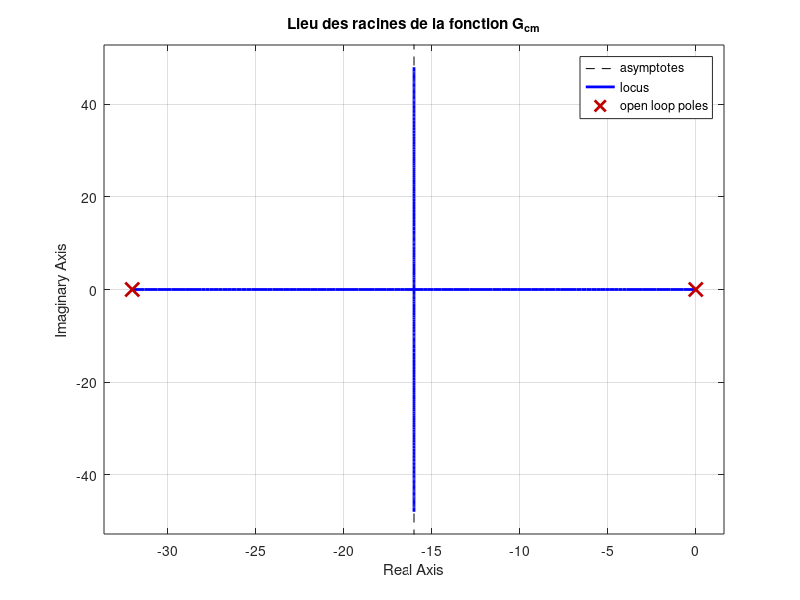

Here is the MATLAB script that generated this plot: (Note: this script raises an error after producing the figure.)
%% SI Conception de la boucle interne 
clear all; clc;close all;
load("data_1v_4-09_100hz.mat", "Vm", "servo", "omega_c", "tsimu");
%Variables
ms  = 0.064;
Js  = 4.129e-6;
rs  = 0.0127;
g   = 9.81;
km  = 0.0076776;
kt  = 0.0076830;
nm  = 0.69;
Jm  = 3.9001e-7;
Jeq = 0.0017728; % Jeq = Jm + N^2*Jc
ng  = 0.9;
Kg  = 70;
rarm = 0.0254;
L   = 0.4254;
N = ng*Kg;

% Valeur tirer de SC
Rm = 3.6267;
Beq = 0.0073;

% FT de Gcm(s) theta_c/Vm;
numGcm = [Kg*ng*nm*kt]; % Kg*ng = N
denGcm = [Rm*Jeq (Rm*Beq + nm*kt*km*(Kg.^2)*ng) 0];
Gcm = tf(numGcm, denGcm);

% Ft de Gcm(s) standard
numGcm_st = [Kg*ng*nm*kt./(Rm*Jeq)];
denGcm_st = [1 (Rm*Beq + nm*kt*km*(Kg.^2)*ng)./(Rm*Jeq) 0./(Rm*Jeq)];
Gcm_st = tf(numGcm_st, denGcm_st);


% % Lieu des racines SI-1 (à garder en commentaire si pas utiliser)
figure(1) 
rlocus(Gcm) 
title('Lieu des racines de la fonction G_c_m')

%SI-2 a)
Kcrit = 4.94;
%SI-2 b)
ts_b = 4/16; %Valeur 16 = -zeta*wn pris appartir du rlocus 
%SI-2 c)
% À partir de la règle 7 Rlocus a la main
ts_c = 4./(16.019); % valeur calculé papier 


%SI-2 d)
Gcm_BF = feedback(Kcrit*Gcm,1);
denGcm_BF = [Gcm_BF.Denominator{1, 1}(1) Gcm_BF.Denominator{1, 1}(2) Gcm_BF.Denominator{1, 1}(3)]/Gcm_BF.Denominator{1, 1}(1);
numGcm_BF = Gcm_BF.Numerator{1, 1}(3)/Gcm_BF.Denominator{1, 1}(1);

tf_ = tf(numGcm_BF,denGcm_BF);

wn = sqrt(denGcm_BF(3));
zeta = denGcm_BF(2)/(2*wn);
ts_d = 4/wn*zeta;

%SI-2 F)
i = (Kcrit:0.1:100);
p_ts_cst = rlocus(Gcm,i);
phi = pi - angle(p_ts_cst(1,:));
Mp = 100*exp(-pi./tan(phi));

figure(2)
plot(phi,Mp)
title('MP-phi pour gain avec ts identique')
xlabel('phi (rad)')
ylabel('MP(%)')

%SI-3
Kint_Rac = 7.72; % trouver avec rlocus à damping = 0.8
zeta = 0.8;


Kint_Calc = ((Beq*Rm+nm*kt*Kg*Kg*ng*km)/(Rm*Jeq*2*zeta)).^2 * (Rm*Jeq)/(nm*kt*Kg*ng);
Gcm_BF = feedback(Gcm*Kint_Calc,1); %Visualiser la FT

% SI-4
poles_BF = roots(Gcm_BF.Denominator{1, 1});

figure(3) 
rlocus(Gcm)
hold on
plot(real(poles_BF),  imag(poles_BF),'Diamond','Color','r')
hold on
plot(real(poles_BF), -imag(poles_BF),'Diamond','Color','r')
title('Lieu des racines de la fonction G_c_m')
legend('G_c_m','Pôles désirés')

% SI-5
figure()
margin(Gcm)
title('Diagramme de Bode de G_c_m')

% SI-6
[GM,PM,wg,wp] = margin(Gcm*Kint_Calc);

zeta_Calc = 0.5*sqrt(tand(PM)*sind(PM));
PM_Calc = atand((2*zeta)/(sqrt(sqrt(1+4*zeta.^4)-2*zeta.^2)));

%SI-7 
kbb = 5*g*rarm/(L*7);
coefA =  -(Rm*Beq+nm*kt*km*Kg.^2*ng)/(Rm*Jeq);
A = [0 1 0 0;
    0 0 kbb 0;
    0 0 0 1;
    0 0 0 coefA];
B = [0 0 0 (nm*kt*Kg*ng)/(Rm*Jeq)]';
C = [1 0 0 0;
    0 0 1 0];
D = [0 0]';

Aint = (A - B*Kint_Calc*C(2,:));
Bint = B*Kint_Calc;
Cint = C;
Dint = D;

vp_Aint = eig(Aint);

%SI-8
[numInt, denInt] = ss2tf(Aint,Bint,Cint,Dint,1);
Gsm_int = tf(numInt(1,:),denInt);
Gcm_int = tf(numInt(2,:),denInt);

poles_FT_int = roots(denInt); % Valeur propre et poles des FT sont identiques

%SI-9 
%La FT Gsm_int est classe 2 et la FT Gsm etait classe 3

%SI-10
figure()
rlocus(Gsm_int)
title('Lieu des racines de la G_s_m de la boucle interne')
% 
% close all;

